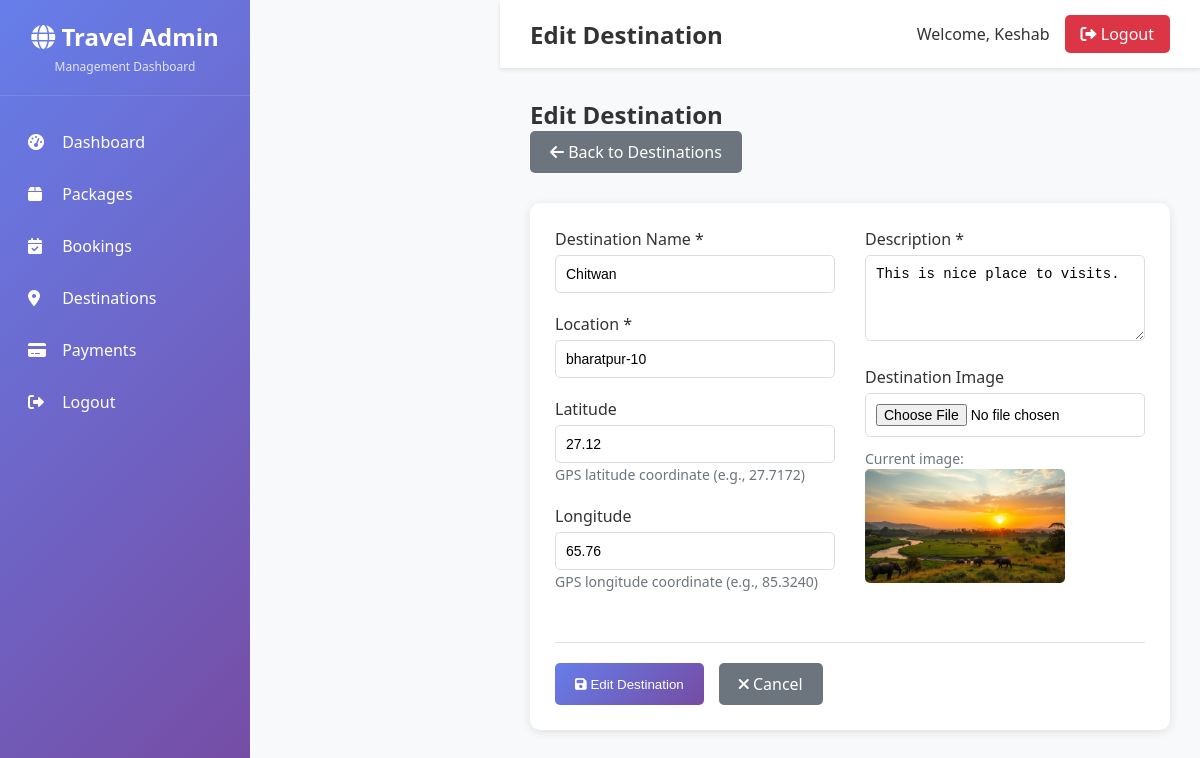
Page /admin-dashboard/destinations/5/edit/ (signed in) on the committed database.
### tours/models.py (models this page shows, shortened)
class Destination(models.Model):
    id = models.AutoField(primary_key=True)
    name = models.CharField(max_length=200)
    location = models.CharField(max_length=255)
    latitude = models.FloatField(blank=True, null=True)
    longitude = models.FloatField(blank=True, null=True)
    description = models.TextField(blank=True)
    image = models.ImageField(upload_to='destinations/', blank=True, null=True)
    created_at  = models.DateTimeField(auto_now_add=True)
    class Meta:
        db_table = 'destinations'

### admin_dashboard/views.py (the view)
# urls.py: path('destinations/<int:pk>/edit/', views.destination_update, name='admin_destination_update'),
@login_required
@user_passes_test(is_superuser)
def destination_update(request, pk):
    destination = get_object_or_404(Destination, pk=pk)
    if request.method == 'POST':
        form = DestinationForm(request.POST, request.FILES, instance=destination)
        if form.is_valid():
            form.save()
            messages.success(request, 'Destination updated successfully!')
            return redirect('admin_destination_list')
    else:
        form = DestinationForm(instance=destination)
    return render(request, 'admin_dashboard/destination_form.html', {'form': form, 'title': 'Edit Destination', 'destination': destination})

### admin_dashboard/forms.py
class DestinationForm(forms.ModelForm):
    class Meta:
        model = Destination
        fields = ['name', 'location', 'latitude', 'longitude', 'description', 'image']
        widgets = {
            'name': forms.TextInput(attrs={'class': 'form-control', 'placeholder': 'Enter destination name'}),
            'location': forms.TextInput(attrs={'class': 'form-control', 'placeholder': 'Enter location'}),
            'latitude': forms.NumberInput(attrs={'class': 'form-control', 'step': '0.000001', 'placeholder': 'Enter latitude'}),
            'longitude': forms.NumberInput(attrs={'class': 'form-control', 'step': '0.000001', 'placeholder': 'Enter longitude'}),
            'description': forms.Textarea(attrs={'class': 'form-control', 'rows': 4, 'placeholder': 'Enter description'}),
            'image': forms.FileInput(attrs={'class': 'form-control'}),
        }

### admin_dashboard/views.py (called while the page is built)
def is_superuser(user):
    return user.is_superuser

### admin_dashboard/templates/admin_dashboard/destination_form.html (shortened to what this page needs)
{% extends "admin_dashboard/base.html" %}
{% block main_content %}
<div class="main-content">
    <div class="top-bar">
        <h1>{{ title }}</h1>
        <div class="user-info">
            <span class="user-name">Welcome, {{ user.username|title }}</span>
            <a href="{% url 'admin_logout' %}" class="logout-btn">
                <i class="fas fa-sign-out-alt"></i> Logout
            </a>
        </div>
    </div>
    <div class="dashboard-content">
        <div class="page-header">
            <div class="d-flex justify-content-between align-items-center">
                <h2>{{ title }}</h2>
                <a href="{% url 'admin_destination_list' %}" class="btn btn-secondary">
                    <i class="fas fa-arrow-left"></i> Back to Destinations
                </a>
            </div>
        </div>
        <div class="form-card">
            <form method="POST" enctype="multipart/form-data">
                <div class="row">
                    <div class="col-md-6">
                        <div class="form-group">
                            <label for="{{ form.name.id_for_label }}">Destination Name *</label>
                            {{ form.name }}
                        </div>
                        <div class="form-group">
                            <label for="{{ form.location.id_for_label }}">Location *</label>
                            {{ form.location }}
                        </div>
                        <div class="form-group">
                            <label for="{{ form.latitude.id_for_label }}">Latitude</label>
                            {{ form.latitude }}
                            <small class="text-muted">GPS latitude coordinate (e.g., 27.7172)</small>
                        </div>
                        <div class="form-group">
                            <label for="{{ form.longitude.id_for_label }}">Longitude</label>
                            {{ form.longitude }}
                            <small class="text-muted">GPS longitude coordinate (e.g., 85.3240)</small>
                        </div>
                    </div>
                    <div class="col-md-6">
                        <div class="form-group">
                            <label for="{{ form.description.id_for_label }}">Description *</label>
                            {{ form.description }}
                        </div>
                        <div class="form-group">
                            <label for="{{ form.image.id_for_label }}">Destination Image</label>
                            {{ form.image }}
                            {% if destination.image %}
                                <div class="mt-2">
                                    <small class="text-muted">Current image:</small><br>
                                    <img src="{{ destination.image.url }}" alt="{{ destination.name }}" style="max-width: 200px; max-height: 150px; border-radius: 5px;">
                                </div>
                            {% endif %}
                        </div>
                    </div>
                </div>
                <div class="form-actions">
                    <button type="submit" class="btn btn-primary">
                        <i class="fas fa-save"></i> {{ title }}
                    </button>
                    <a href="{% url 'admin_destination_list' %}" class="btn btn-secondary">
                        <i class="fas fa-times"></i> Cancel
                    </a>
                </div>
            </form>
        </div>
    </div>
</div>
{% endblock %}

### admin_dashboard/templates/admin_dashboard/base.html (style rules this page uses)
* { margin: 0; padding: 0; box-sizing: border-box; }
body { font-family: 'Segoe UI', Tahoma, Geneva, Verdana, sans-serif; background: #f8f9fa; }
.main-content { flex: 1; margin-left: 250px; background: #f8f9fa; }
.top-bar { background: white; padding: 15px 30px; box-shadow: 0 2px 4px rgba(0,0,0,0.1); display: flex; justify-content: space-between; align-items: center; }
.top-bar h1 { font-size: 24px; color: #333; font-weight: 600; }
.user-info { display: flex; align-items: center; gap: 15px; }
.user-name { font-weight: 500; color: #333; }
.logout-btn { background: #dc3545; color: white; border: none; padding: 8px 16px; border-radius: 5px; cursor: pointer; text-decoration: none; transition: background 0.3s ease; }
.dashboard-content { padding: 30px; }
.form-card { background: white; border-radius: 10px; padding: 25px; box-shadow: 0 2px 10px rgba(0,0,0,0.1); }
.form-group { margin-bottom: 20px; }
.form-group label { display: block; margin-bottom: 5px; font-weight: 500; color: #333; }
.form-control { width: 100%; padding: 10px; border: 1px solid #ddd; border-radius: 5px; font-size: 14px; }
.btn { display: inline-block; padding: 10px 20px; border: none; border-radius: 5px; text-decoration: none; cursor: pointer; font-weight: 500; transition: all 0.3s ease; }
.btn-primary { background: linear-gradient(135deg, #667eea, #764ba2); color: white; }
.btn-secondary { background: #6c757d; color: white; }

### admin_dashboard/templates/admin_dashboard/destination_form.html (style rules this page uses)
.page-header { margin-bottom: 30px; }
.page-header h2 { font-size: 24px; color: #333; font-weight: 600; margin: 0; }
.row { display: flex; flex-wrap: wrap; margin: 0 -15px; }
.col-md-6 { flex: 0 0 50%; max-width: 50%; padding: 0 15px; }
.form-actions { margin-top: 30px; padding-top: 20px; border-top: 1px solid #dee2e6; display: flex; gap: 15px; }
.mt-2 { margin-top: 10px; }
.text-muted { color: #6c757d; font-size: 14px; }

### rows in the picture
Destination: name "Chitwan", location "bharatpur-10", latitude "27.12", longitude "65.76", description "This is nice place to visits.", image (picture)

### other values in the picture
{{ title }} "Edit Destination"
{{ user.username|title }} "Keshab"
